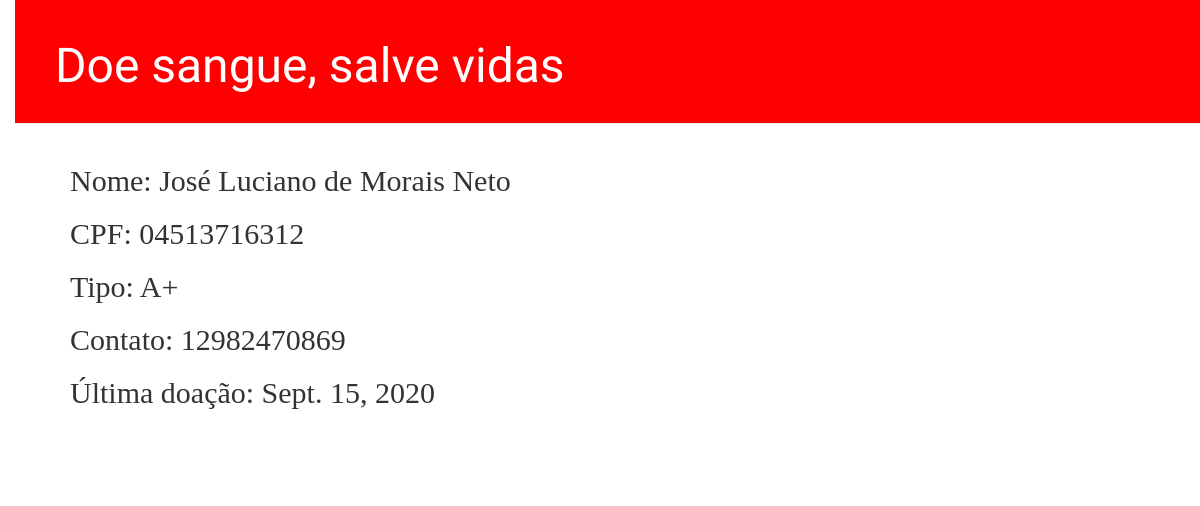
/doner/1/detail/, run on an earlier commit of the app's database.
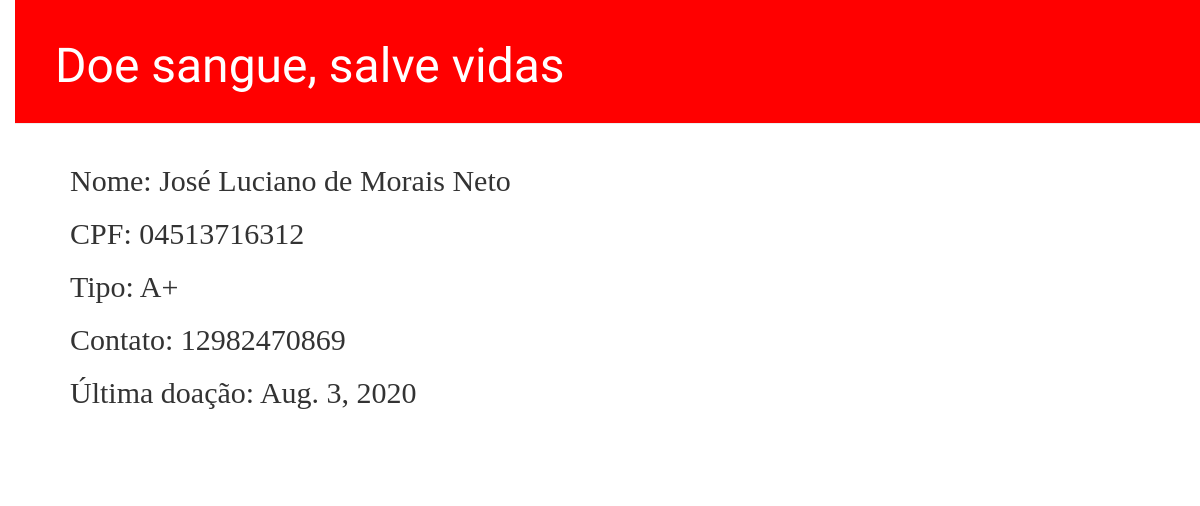
And on a later commit of the database.
### blood/models.py (models this page shows, shortened)
class Doner(models.Model):
    name = models.CharField(max_length=200)
    blood_type = models.CharField(max_length=3)
    birth_date = models.CharField(max_length=10, null=True)
    cpf = models.CharField(max_length=11)
    phone_number = models.CharField(max_length=11)
    donating_date = models.DateTimeField(default=timezone.now)
    last_notified = models.DateTimeField(default=timezone.now)

### blood/views.py (the view)
# urls.py: path('doner/<int:pk>/detail/', views.doner_detail, name='doner_detail'),
def doner_detail(request, pk):
    doner = get_object_or_404(Doner, pk=pk)
    return render(request, 'blood/doner_detail.html', {'doner': doner})

### blood/templates/blood/doner_detail.html
{% extends 'blood/base.html' %}
{% block content %}
    <div class="doner">
        <h2>Nome: {{ doner.name }}</h2>
        <h2>CPF: {{ doner.cpf }}</h2>
        <h2>Tipo: {{ doner.blood_type }}</h2>
        <h2>Contato: {{ doner.phone_number }}</h2>
        <h2>Última doação: {{ doner.donating_date.date }}</h2>
    </div>
{% endblock %}

What changed in the data, as far as the page shows it:
changed Doner "José Luciano de Morais Neto": donating_date "Sept. 15, 2020" → "Aug. 3, 2020"
